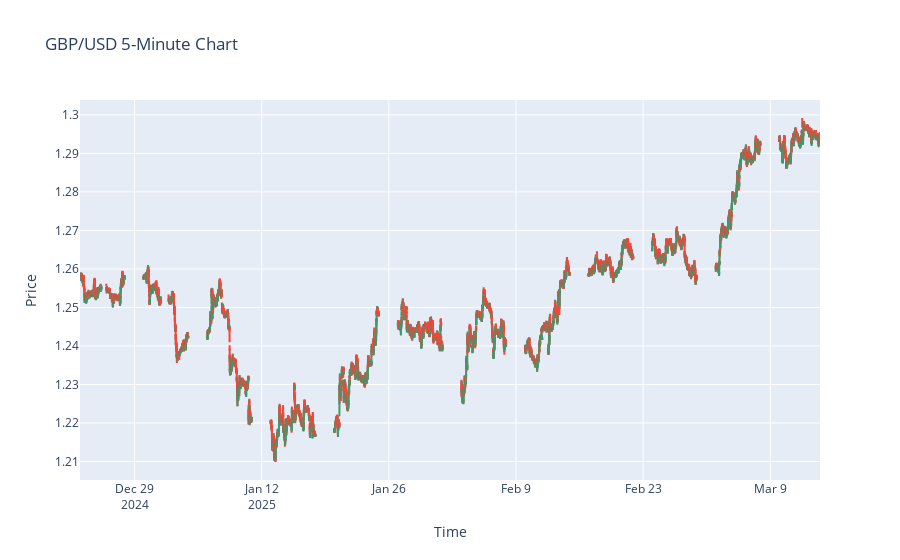

This figure's notebook cell:
### Code cell
import plotly.graph_objects as go
import pandas as pd
import yfinance as yf
import time
import numpy as np
from datetime import datetime, timedelta
from sklearn.ensemble import RandomForestClassifier
from sklearn.model_selection import train_test_split
from sklearn.preprocessing import StandardScaler
import joblib
from IPython.display import clear_output, display

# Optimized Indicator Settings
SMA_SHORT = 14  
SMA_LONG = 28   
MACD_SHORT_WINDOW = 15  
MACD_LONG_WINDOW = 30    
MACD_SIGNAL_WINDOW = 10  
RSI_OVERBOUGHT = 75  
RSI_OVERSOLD = 25    
ATR_MULTIPLIER = 3  
RF_N_ESTIMATORS = 300  
RF_MAX_DEPTH = 15  
TRAIN_TEST_SPLIT = 0.25  

# Fetch historical forex data
def get_historical_data(interval="5m", period="60d"):
    gbpusd = yf.Ticker("GBPUSD=X")
    data = gbpusd.history(period=period, interval=interval)
    return data

# Fetch data for training (1-year, 1-day interval)
def get_model_training_data():
    return get_historical_data(interval="1d", period="1y")

# Fetch data for chart display (60 days, 5-minute interval)
def get_chart_data():
    return get_historical_data(interval="5m", period="60d")

# Compute RSI
def compute_rsi(series, period=14):
    delta = series.diff()
    gain = (delta.where(delta > 0, 0)).rolling(window=period).mean()
    loss = (-delta.where(delta < 0, 0)).rolling(window=period).mean()
    rs = gain / loss
    return 100 - (100 / (1 + rs))

# Compute MACD and Signal Line
def compute_macd(series):
    short_ema = series.ewm(span=MACD_SHORT_WINDOW, adjust=False).mean()
    long_ema = series.ewm(span=MACD_LONG_WINDOW, adjust=False).mean()
    macd = short_ema - long_ema
    signal = macd.ewm(span=MACD_SIGNAL_WINDOW, adjust=False).mean()
    return macd, signal

# Compute ATR (Average True Range) for volatility filtering
def compute_atr(data, period=14):
    high_low = data['High'] - data['Low']
    high_close = abs(data['High'] - data['Close'].shift())
    low_close = abs(data['Low'] - data['Close'].shift())
    true_range = pd.concat([high_low, high_close, low_close], axis=1).max(axis=1)
    return true_range.rolling(period).mean()

# Feature Engineering
def feature_engineering(data):
    data['Return'] = data['Close'].pct_change()
    data['SMA_Short'] = data['Close'].rolling(window=SMA_SHORT).mean()
    data['SMA_Long'] = data['Close'].rolling(window=SMA_LONG).mean()
    data['Volatility'] = data['Close'].rolling(window=20).std()
    data['High_Low_Range'] = data['High'] - data['Low']
    data['Momentum'] = data['Close'] - data['Close'].shift(4)
    data['Breakout'] = (data['Close'] > data['Close'].rolling(window=20).max()).astype(int)
    data['RSI'] = compute_rsi(data['Close'])
    data['MACD'], data['Signal_Line'] = compute_macd(data['Close'])
    data['ATR'] = compute_atr(data)
    data.dropna(inplace=True)
    return data

# Prepare Data for Training
def prepare_ml_data(data):
    feature_columns = ['Return', 'SMA_Short', 'SMA_Long', 'Volatility', 'High_Low_Range', 'Momentum', 'Breakout', 'RSI', 'MACD', 'Signal_Line', 'ATR']
    X = data[feature_columns]
    y = np.where(data['Close'].shift(-1) > data['Close'], 1, 0)  
    return X, y

# Train the ML Model
def train_ml_model():
    print("Fetching historical data for training...")
    data = get_model_training_data()
    
    if data is None or data.empty:
        print("Error: No data fetched.")
        return
    
    print("Performing feature engineering...")
    data = feature_engineering(data)
    
    print("Preparing training data...")
    X, y = prepare_ml_data(data)
    X_train, X_test, y_train, y_test = train_test_split(X, y, test_size=TRAIN_TEST_SPLIT, random_state=42)
    
    scaler = StandardScaler()
    X_train = scaler.fit_transform(X_train)
    X_test = scaler.transform(X_test)
    
    print("Training model...")
    model = RandomForestClassifier(n_estimators=RF_N_ESTIMATORS, max_depth=RF_MAX_DEPTH, random_state=42)
    model.fit(X_train, y_train)
    
    accuracy = model.score(X_test, y_test)
    print(f"Model trained with accuracy: {accuracy:.2f}")
    
    joblib.dump(model, "forex_model.pkl")
    joblib.dump(scaler, "forex_scaler.pkl")
    print("Model and scaler saved successfully.")
    return model, scaler

# Analyze & Generate Trading Signals
def analyze_and_generate_signals(data, model, scaler):
    if data is None or data.empty or len(data) < 20:
        return None, None
    
    data = feature_engineering(data)
    latest_data = data.iloc[-1:][['Return', 'SMA_Short', 'SMA_Long', 'Volatility', 'High_Low_Range', 'Momentum', 'Breakout', 'RSI', 'MACD', 'Signal_Line', 'ATR']]
    latest_data = scaler.transform(latest_data)

    prediction = model.predict(latest_data)[0]
    if data['ATR'].iloc[-1] > ATR_MULTIPLIER * data['ATR'].mean():
        return "🚫 Market too volatile, no trade", None  

    signal_type = "CALL 🟩" if prediction == 1 else "PUT 🟥"
    current_time = datetime.utcnow() - timedelta(hours=3)
    trade_time = (current_time + timedelta(minutes=5)).strftime("%H:%M")
    signal_text = f"💰 5-minute expiry\nGBP/USD;{trade_time};{signal_type}\n🕐 TIME TO {trade_time}"
    return signal_text, trade_time

# Create Candlestick Chart
def create_candlestick_chart(data, title):
    if data is None or data.empty:
        print(f"No data to display for {title}.")
        return None
    
    fig = go.Figure(data=[go.Candlestick(x=data.index,
                                         open=data['Open'],
                                         high=data['High'],
                                         low=data['Low'],
                                         close=data['Close'])])
    fig.update_layout(title=title, xaxis_title='Time', yaxis_title='Price', xaxis_rangeslider_visible=False)
    return fig

# Update Charts & Generate Signals
def update_charts_and_signals():
    model, scaler = train_ml_model()
    if model is None:
        print("Model training failed.")
        return
    
    signals_history = []
    try:
        while True:
            data_5min = get_chart_data()
            fig_5min = create_candlestick_chart(data_5min, "GBP/USD 5-Minute Chart")
            
            if fig_5min is not None:
                signal_text, trade_time = analyze_and_generate_signals(data_5min, model, scaler)
                if signal_text:
                    signals_history.append(signal_text)
                    signals_history = signals_history[-5:]
                    clear_output(wait=True)
                    display(fig_5min)
                    print("\n".join(signals_history))
            
            time.sleep(300)  # Update every 5 minutes

    except KeyboardInterrupt:
        print("Chart update stopped.")

if __name__ == "__main__":
    update_charts_and_signals()

### Figure 1 — Plotly figure (JSON) as saved in the notebook; plotly's stock layout.template omitted (floating-point values rounded to 4 significant figures; data arrays with more than 128 entries replaced by an {"elided": "..."} marker saying what was removed)
{"data": [{"close": {"elided": "16533 float values"}, "high": {"elided": "16533 float values"}, "low": {"elided": "16533 float values"}, "open": {"elided": "16533 float values"}, "type": "candlestick", "x": {"elided": "16533 str values"}}], "layout": {"title": {"text": "GBP/USD 5-Minute Chart"}, "xaxis": {"rangeslider": {"visible": false}, "title": {"text": "Time"}}, "yaxis": {"title": {"text": "Price"}}}}
